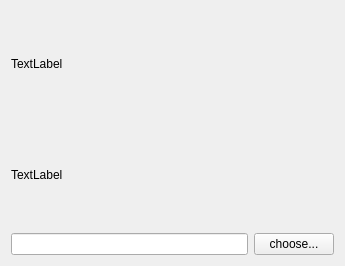
<?xml version="1.0" encoding="UTF-8"?>
<ui version="4.0">
 <class>IntroPage</class>
 <widget class="QWidget" name="IntroPage">
  <property name="geometry">
   <rect>
    <x>0</x>
    <y>0</y>
    <width>345</width>
    <height>266</height>
   </rect>
  </property>
  <property name="windowTitle">
   <string>Form</string>
  </property>
  <layout class="QVBoxLayout" name="verticalLayout_2">
   <item>
    <layout class="QVBoxLayout" name="verticalLayout">
     <item>
      <widget class="QLabel" name="title">
       <property name="text">
        <string>TextLabel</string>
       </property>
      </widget>
     </item>
     <item>
      <widget class="QLabel" name="description">
       <property name="text">
        <string>TextLabel</string>
       </property>
      </widget>
     </item>
    </layout>
   </item>
   <item>
    <layout class="QHBoxLayout" name="horizontalLayout">
     <item>
      <widget class="QLineEdit" name="file_path"/>
     </item>
     <item>
      <widget class="QPushButton" name="file_button">
       <property name="text">
        <string>choose...</string>
       </property>
      </widget>
     </item>
    </layout>
   </item>
  </layout>
 </widget>
 <resources/>
 <connections/>
</ui>
